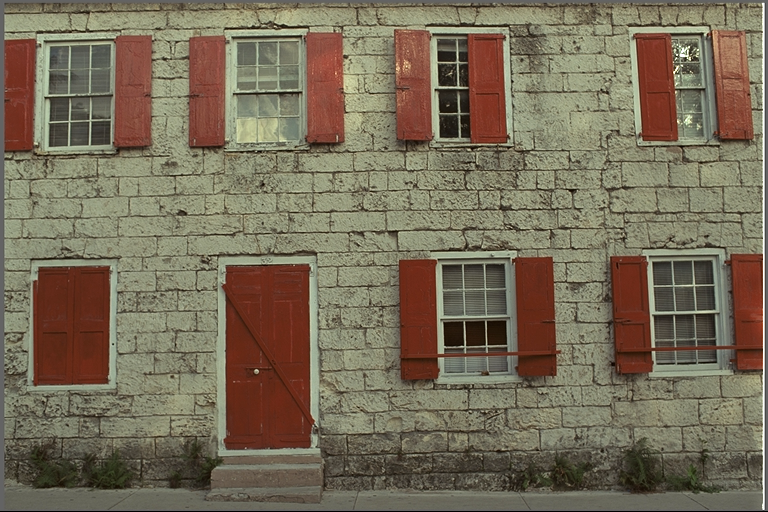
#> input picture images/kodim01.png, 768 x 512 px; its folder holds only this picture in this run
$ jupyter execute --allow-errors A4_JPEG_2021csb1065_Alankrit.ipynb
#> lines starting #> are read from the running program, lines starting #| are printed output that depends on the picture; long printed decimals are rounded
[cell 1]
import cv2
import numpy as np
from math import log10, sqrt
import matplotlib.pyplot as plt
import os

## Funcitons

[cell 2]
def add_padding(img, block_size=8):
    h, w = img.shape[:2]
    if h % block_size != 0:
        h = h + block_size - h % block_size
    if w % block_size != 0:
        w = w + block_size - w % block_size
    img = cv2.copyMakeBorder(img, 0, h - img.shape[0], 0, w - img.shape[1], cv2.BORDER_CONSTANT, value=[0, 0, 0])
    return img

[cell 3]
def block_split(img, block_size=8):
    blocks = []
    blocks_1 = []
    blocks_2 = []
    blocks_3 = []
    for i in range(0, img.shape[0], block_size):
        for j in range(0, img.shape[1], block_size):
            blocks_1.append(img[i:i+block_size, j:j+block_size, 0]-128)
            blocks_2.append(img[i:i+block_size, j:j+block_size, 1]-128)
            blocks_3.append(img[i:i+block_size, j:j+block_size, 2]-128)
    blocks.append(blocks_1)
    blocks.append(blocks_2)
    blocks.append(blocks_3)
    return blocks

[cell 4]
def dct_block(blocks):
    dct_blocks = []
    for i in range(len(blocks)):
        temp = []
        for block in blocks[i]:
            temp.append(np.round(cv2.dct(np.float32(block))))
        dct_blocks.append(temp)
    return dct_blocks

[cell 5]
def quantization_block(blocks,Q):
    quantization_blocks = []
    for i in range(len(blocks)):
        temp = []
        for block in blocks[i]:
            temp.append(np.round(block/Q))
        quantization_blocks.append(temp)
    return quantization_blocks

[cell 6]
def zigzag_block(blocks):
    zigzag_blocks = []
    for i in range(len(blocks)):
        temp = []
        for block in blocks[i]:
            n = len(block)
            output = []
            direction = 1
            pr,pc = -1,-1
            row, col = 0, 0
            while row < n and col < n:
                output.append(block[row][col])
                tr = row
                tc = col
                if col == n-1 and pc != n-1 and pr != 0:
                    row += 1
                    direction = 1
                elif row == n-1 and pr != n-1 and pc != 0:
                    col += 1
                    direction = -1
                elif row == 0 and pr != 0:
                    col += 1
                    direction = 1
                elif col == 0 and pc != 0:
                    row += 1
                    direction = -1
                else:
                    row += direction
                    col -= direction
                if len(output) == n*n:
                    break
                pr = tr
                pc = tc
            temp.append(output)
        zigzag_blocks.append(temp)
    return zigzag_blocks

[cell 7]
def zero_trail_removal(blocks,coeff ,block_size=8,todo=False):
    zero_trail_removal_blocks = []
    for i in range(len(blocks)):
        temp = []
        for block in blocks[i]:
            if todo:
                temp.append(block[:coeff])
            else:
                z = np.trim_zeros(block)
                if len(z) != block_size*block_size:
                    z.append(0)
                temp.append(z)
        zero_trail_removal_blocks.append(temp)
    return zero_trail_removal_blocks

[cell 8]
def zero_trail_add(blocks,block_size=8):
    zero_trail_add_blocks = []
    for i in range(len(blocks)):
        temp = []
        for block in blocks[i]:
            temp.append(np.append(block, np.zeros(block_size*block_size-len(block))))
        zero_trail_add_blocks.append(temp)
    return zero_trail_add_blocks

[cell 9]
def zigzag_rev_block(blocks,block_size=8):
    zigzag_rev_blocks = []
    for i in range(len(blocks)):
        temp = []
        for block in blocks[i]:
            n = block_size
            output = [[0 for _ in range(n)] for _ in range(n)]
            direction = 1
            pr,pc = -1,-1
            row, col = 0, 0
            for k in range(n*n):
                output[row][col] = block[k]
                tr = row
                tc = col
                if col == n-1 and pc != n-1 and pr != 0:
                    row += 1
                    direction = 1
                elif row == n-1 and pr != n-1 and pc != 0:
                    col += 1
                    direction = -1
                elif row == 0 and pr != 0:
                    col += 1
                    direction = 1
                elif col == 0 and pc != 0:
                    row += 1
                    direction = -1
                else:
                    row += direction
                    col -= direction
                pr = tr
                pc = tc
            temp.append(output)
        zigzag_rev_blocks.append(temp)
    return zigzag_rev_blocks

[cell 10]
def quantization_rev_block(blocks,Q):
    quantization_rev_blocks = []
    for i in range(len(blocks)):
        temp = []
        for block in blocks[i]:
            temp.append(np.round(block*Q))
        quantization_rev_blocks.append(temp)
    return quantization_rev_blocks

[cell 11]
def idct_block(blocks):
    idct_blocks = []
    for i in range(len(blocks)):
        temp = []
        for block in blocks[i]:
            temp.append(np.round(cv2.idct(np.float32(block))))
        idct_blocks.append(temp)
    return idct_blocks

[cell 12]
def block_join(blocks,block_size,shape):
    img = np.zeros(shape)
    for i in range(len(blocks)):
        img_temp = np.zeros((shape[0],shape[1]))
        row = 0
        col = 0
        for j in range(len(blocks[i])):
            img_temp[row:row+block_size,col:col+block_size] = blocks[i][j]+128
            col += block_size
            if col >= shape[1]:
                row += block_size
                col = 0
        img[:,:,i] = img_temp

    return img

[cell 13]
def RMSE(img,img1):
    return np.sqrt(((img-img1)**2).mean())

[cell 14]
def PSNR(original, compressed):
    mse = np.mean((original - compressed) ** 2)
    if(mse == 0):
        return 100
    max_pixel = 255.0
    psnr = 20 * log10(max_pixel / sqrt(mse))
    return psnr

## Image Encoding

[cell 15]
def JPEG_encoder(filename, block_size, coeff=-1):
    img = cv2.imread(filename)
    img_yCbCr = cv2.cvtColor(img, cv2.COLOR_BGR2YCrCb)
    img_yCbCr = add_padding(img_yCbCr,block_size=block_size)
    img_yCbCr_blocks = block_split(img_yCbCr,block_size=block_size)
    img_yCbCr_dct_blocks = dct_block(img_yCbCr_blocks)
    Q = [[16, 11, 10, 16, 24, 40, 51, 61],
    [12, 12, 14, 19, 26, 28, 60, 55 ],
    [14, 13, 16, 24, 40, 57, 69, 56 ],
    [14, 17, 22, 29, 51, 87, 80, 62 ],
    [18, 22, 37, 56, 68, 109, 103, 77 ],
    [24, 35, 55, 64, 81, 104, 113, 92 ],
    [49, 64, 78, 87, 103, 121, 120, 101],
    [72, 92, 95, 98, 112, 100, 103, 99]]
    Q = np.array(Q)
    Q = cv2.resize(Q,(block_size,block_size),interpolation=cv2.INTER_NEAREST)
    img_yCbCr_quantization_blocks = quantization_block(img_yCbCr_dct_blocks, Q)
    img_yCbCr_zigzag_blocks = zigzag_block(img_yCbCr_quantization_blocks)
    if coeff==-1:
        todo = False
    else:
        todo = True
    img_yCbCr_zero_trail_removal_blocks = zero_trail_removal(img_yCbCr_zigzag_blocks,coeff=coeff,block_size=block_size,todo=todo)
    if not os.path.exists('jpeg_encoded_text'):
        os.mkdir('jpeg_encoded_text')
    with open('jpeg_encoded_text/jpeg_encoded_'+str(filename)[7:-4]+'.txt', 'w') as f:
        for i in range(len(img_yCbCr_zero_trail_removal_blocks)):
            for block in img_yCbCr_zero_trail_removal_blocks[i]:
                for j in range(len(block)):
                    f.write(str(np.int32(block[j])))
                    f.write(' ')
                f.write('\n')
            f.write('\n\n')

    return img_yCbCr_zero_trail_removal_blocks

## Image Decoding

[cell 16]
def JPEG_Decoder(filename,block_size,img_yCbCr_zero_trail_removal_blocks):
    img = cv2.imread(filename)
    img_yCbCr = cv2.cvtColor(img, cv2.COLOR_BGR2YCrCb)
    cv2.imwrite('one_yCbCr.jpg', img_yCbCr)
    img_yCbCr = add_padding(img_yCbCr,block_size=block_size)
    Q = [[16, 11, 10, 16, 24, 40, 51, 61],
    [12, 12, 14, 19, 26, 28, 60, 55 ],
    [14, 13, 16, 24, 40, 57, 69, 56 ],
    [14, 17, 22, 29, 51, 87, 80, 62 ],
    [18, 22, 37, 56, 68, 109, 103, 77 ],
    [24, 35, 55, 64, 81, 104, 113, 92 ],
    [49, 64, 78, 87, 103, 121, 120, 101],
    [72, 92, 95, 98, 112, 100, 103, 99]]
    Q = np.array(Q)
    Q = cv2.resize(Q,(block_size,block_size),interpolation=cv2.INTER_NEAREST)
    img_yCbCr_zero_trail_add_blocks = zero_trail_add(img_yCbCr_zero_trail_removal_blocks,block_size=block_size)
    img_yCbCr_zigzag_rev_blocks = zigzag_rev_block(img_yCbCr_zero_trail_add_blocks,block_size=block_size)
    img_yCbCr_zigzag_rev_blocks = np.round(np.array(img_yCbCr_zigzag_rev_blocks))
    img_yCbCr_quantization_rev_blocks = quantization_rev_block(img_yCbCr_zigzag_rev_blocks,Q)
    img_yCbCr_idct_blocks = idct_block(img_yCbCr_quantization_rev_blocks)
    img_yCbCr_reconstructed = block_join(img_yCbCr_idct_blocks,block_size,img_yCbCr.shape)
    img_yCbCr_reconstructed = np.uint8(img_yCbCr_reconstructed)
    img_reconstructed = cv2.cvtColor(img_yCbCr_reconstructed, cv2.COLOR_YCrCb2BGR)
    if not os.path.exists('jpeg_decoded_images'):
        os.mkdir('jpeg_decoded_images')
    cv2.imwrite('jpeg_decoded_images/jpeg_decoded_'+str(filename), img)
    count = 0
    for i in range(len(img_yCbCr_zero_trail_removal_blocks)):
        for block in img_yCbCr_zero_trail_removal_blocks[i]:
            count += len(block)
    Compression_ratio = (img.shape[0]*img.shape[1]*img.shape[2])/count
    img_RMSE = RMSE(img,img_reconstructed)
    img_PSNR = PSNR(img,img_reconstructed)
    return img_reconstructed, Compression_ratio, img_RMSE, img_PSNR

## Analysis

[cell 17]
points_CR = {}
points_x = [1,2,3,4,5,6,7,8,9,10,11,12]
blocks_x = [16]
coeff_x = [1]
points_PSNR = {}
points_RMSE = {}
points_coeff_CR = []
points_coeff_PSNR = []
points_coeff_RMSE = []
for i in blocks_x:
    points_CR[i] = []
    points_PSNR[i] = []
    points_RMSE[i] = []
for file in os.listdir(os.path.join(os.getcwd(), 'images')):
    if file.endswith('.png'):
        for block_size in blocks_x:
            img_yCbCr_zero_trail_removal_blocks = JPEG_encoder('images/'+file,block_size)
#> in JPEG_encoder, img is the input picture: shape (512, 768, 3); mean B, G, R 88.4, 108.7, 119.8
#> after the loop in block_split, `for i in range(0, img.shape[0], block_size):`: blocks_1 = 1536 items
#> in JPEG_encoder, `img_yCbCr_blocks = block_split(img_yCbCr,block_size=block_size)`: img_yCbCr_blocks = 3 items
#> the loop in dct_block, `for i in range(len(blocks)):` made 3 passes
#> the loop in quantization_block, `for i in range(len(blocks)):` made 3 passes
#> the loop in zigzag_block, `for i in range(len(blocks)):` made 3 passes
#> the loop in zero_trail_removal, `for i in range(len(blocks)):` made 3 passes
#> the loop in JPEG_encoder, `for i in range(len(img_yCbCr_zero_trail_removal_blocks)):` made 3 passes
#> img_yCbCr_zero_trail_removal_blocks = 3 items
            img_reconstructed, Compression_ratio, img_RMSE, img_PSNR = JPEG_Decoder('images/'+file,block_size,img_yCbCr_zero_trail_removal_blocks)
#> the loop in zero_trail_add, `for i in range(len(blocks)):` made 3 passes
#> the loop in zigzag_rev_block, `for i in range(len(blocks)):` made 3 passes
#> the loop in quantization_rev_block, `for i in range(len(blocks)):` made 3 passes
#> the loop in idct_block, `for i in range(len(blocks)):` made 3 passes
#> the loop in block_join, `for i in range(len(blocks)):` made 3 passes
#> after the loop in block_join, `for i in range(len(blocks)):`:
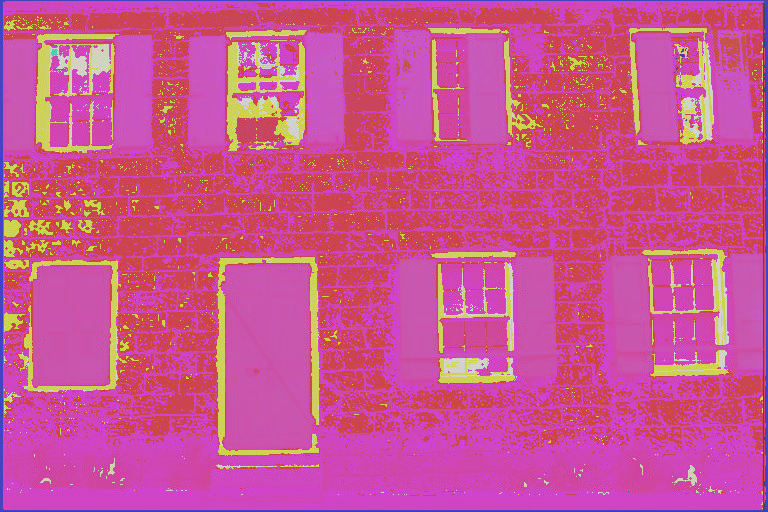
#> img: shape (512, 768, 3) float64; mean of channels 0, 1, 2 266.5, 155, 368.3; drawn with min black and max white
#> after the loop in block_join, `for i in range(len(blocks)):`:
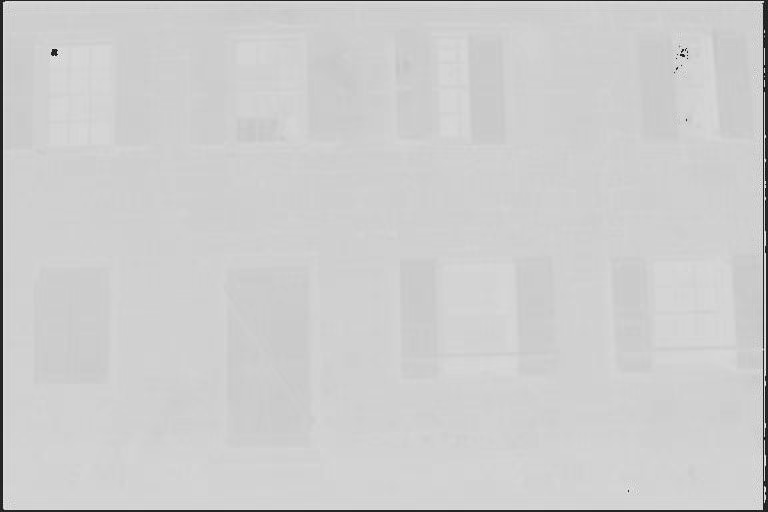
#> img_temp: shape (512, 768) float64; min 74, max 439, mean 368.3; drawn with min black and max white
#> in JPEG_Decoder, `img_yCbCr_reconstructed = np.uint8(img_yCbCr_reconstructed)`:
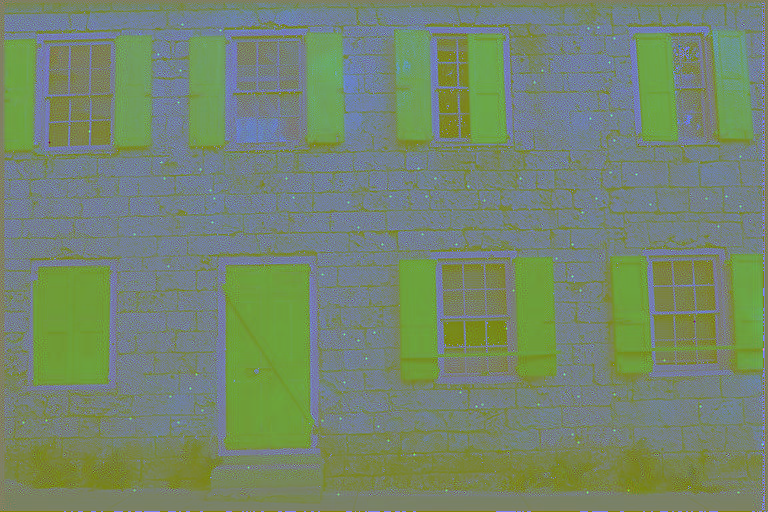
#> img_yCbCr_reconstructed: shape (512, 768, 3); mean of channels 0, 1, 2 109.8, 135.2, 116.1; drawn as B, G, R
#> the loop in JPEG_Decoder, `for i in range(len(img_yCbCr_zero_trail_removal_blocks)):` made 3 passes
#> after the loop in JPEG_Decoder, `for i in range(len(img_yCbCr_zero_trail_removal_blocks)):`: count = 535921
#> in JPEG_Decoder, `Compression_ratio = (img.shape[0]*img.shape[1]*img.shape[2])/count`: Compression_ratio = 2.2
#> in JPEG_Decoder, `img_RMSE = RMSE(img,img_reconstructed)`: img_RMSE = 8.54
#> in PSNR, `mse = np.mean((original - compressed) ** 2)`: mse = 72.96
#> in PSNR, `psnr = 20 * log10(max_pixel / sqrt(mse))`: psnr = 29.5
#> Compression_ratio = 2.2; img_RMSE = 8.54; img_PSNR = 29.5
            points_CR[block_size].append(Compression_ratio)
            points_PSNR[block_size].append(img_PSNR)
            points_RMSE[block_size].append(img_RMSE)

for file in os.listdir(os.path.join(os.getcwd(), 'images')):
    if file.endswith('.png'):
        for  coeff in coeff_x:
            img_yCbCr_zero_trail_removal_blocks = JPEG_encoder('images/'+file,8,coeff=coeff)
#> the loop in dct_block (call 2), `for i in range(len(blocks)):` made 3 passes
#> the loop in quantization_block (call 2), `for i in range(len(blocks)):` made 3 passes
#> the loop in zigzag_block (call 2), `for i in range(len(blocks)):` made 3 passes
#> the loop in zero_trail_removal (call 2), `for i in range(len(blocks)):` made 3 passes
#> the loop in JPEG_encoder (call 2), `for i in range(len(img_yCbCr_zero_trail_removal_blocks)):` made 3 passes
            img_reconstructed, Compression_ratio, img_RMSE, img_PSNR = JPEG_Decoder('images/'+file,8,img_yCbCr_zero_trail_removal_blocks)
#> call 2 of JPEG_Decoder, with filename = 'images/kodim01.png', block_size = 8
#> the loop in zero_trail_add (call 2), `for i in range(len(blocks)):` made 3 passes
#> the loop in zigzag_rev_block (call 2), `for i in range(len(blocks)):` made 3 passes
#> the loop in quantization_rev_block (call 2), `for i in range(len(blocks)):` made 3 passes
#> the loop in idct_block (call 2), `for i in range(len(blocks)):` made 3 passes
#> call 2 of block_join, with block_size = 8, shape = (512, 768, 3)
#> the loop in block_join (call 2), `for i in range(len(blocks)):` made 3 passes
#> after the loop in block_join (call 2), `for i in range(len(blocks)):`:
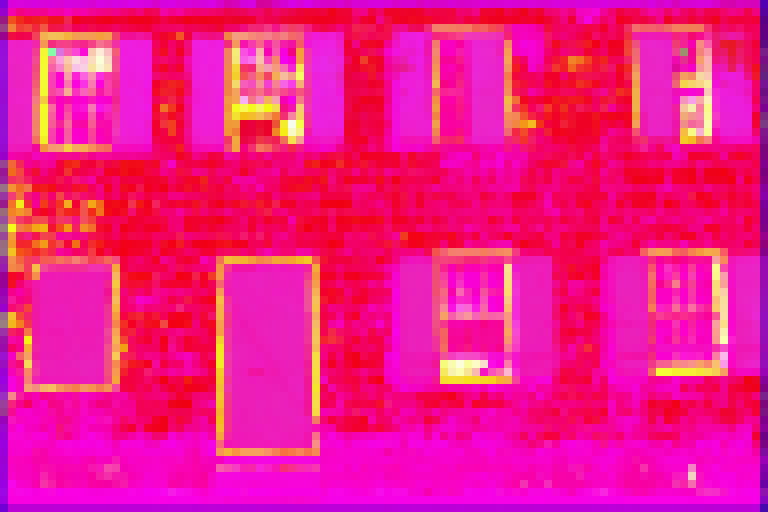
#> img: shape (512, 768, 3) float64; mean of channels 0, 1, 2 266.5, 155, 368.3; drawn with min black and max white
#> after the loop in block_join (call 2), `for i in range(len(blocks)):`:
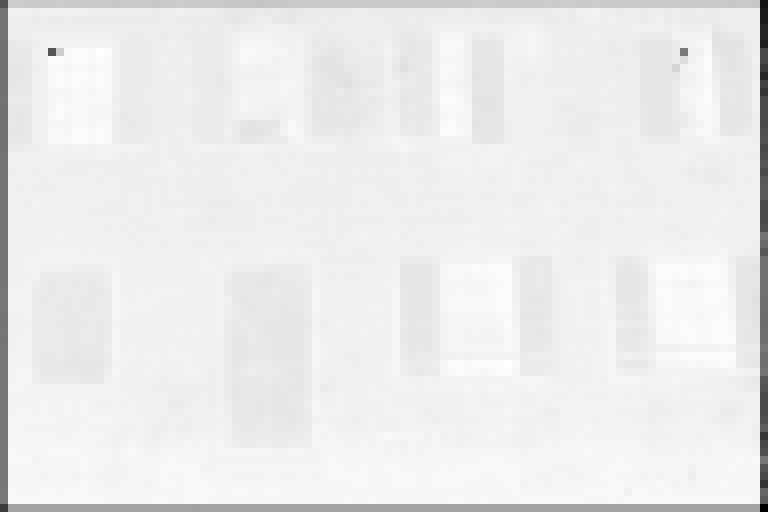
#> img_temp: shape (512, 768) float64; min 198, max 382, mean 368.3; drawn with min black and max white
#> in JPEG_Decoder (call 2), `img_yCbCr_reconstructed = np.uint8(img_yCbCr_reconstructed)`:
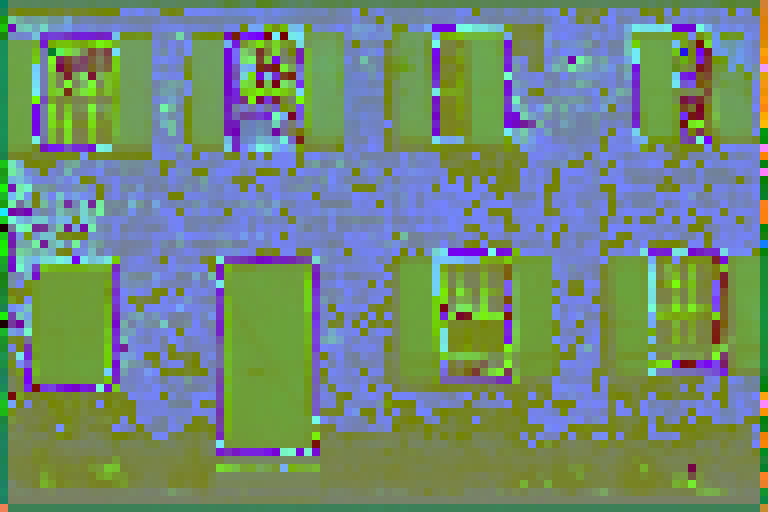
#> img_yCbCr_reconstructed: shape (512, 768, 3); mean of channels 0, 1, 2 120.7, 137.7, 113.6; drawn as B, G, R
#> in JPEG_Decoder (call 2), `img_reconstructed = cv2.cvtColor(img_yCbCr_reconstructed, cv2.COLOR_YC..`:
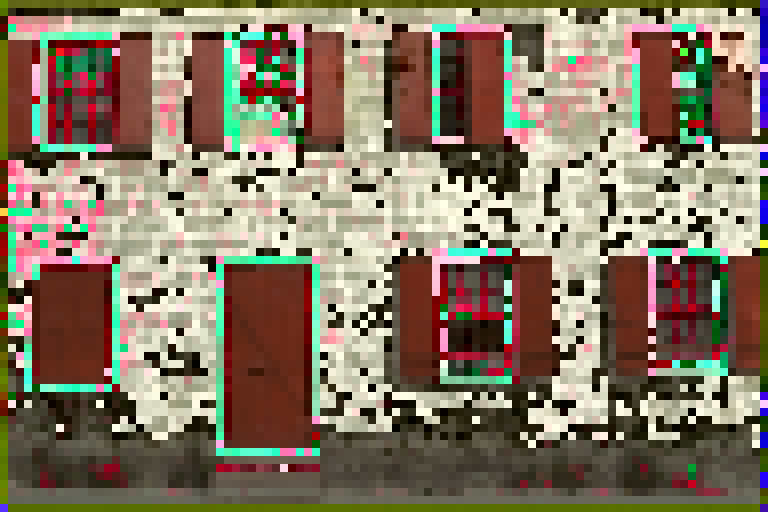
#> img_reconstructed: shape (512, 768, 3); mean B, G, R 98.5, 118.5, 132.8
#> the loop in JPEG_Decoder (call 2), `for i in range(len(img_yCbCr_zero_trail_removal_blocks)):` made 3 passes
#> after the loop in JPEG_Decoder (call 2), `for i in range(len(img_yCbCr_zero_trail_removal_blocks)):`: count = 18432
#> in JPEG_Decoder (call 2), `Compression_ratio = (img.shape[0]*img.shape[1]*img.shape[2])/count`: Compression_ratio = 64
#> in JPEG_Decoder (call 2), `img_RMSE = RMSE(img,img_reconstructed)`: img_RMSE = 9.43
#> in JPEG_Decoder (call 2), `img_PSNR = PSNR(img,img_reconstructed)`: img_PSNR = 28.64
#> Compression_ratio = 64; img_RMSE = 9.43; img_PSNR = 28.64
            points_coeff_CR.append(Compression_ratio)
            points_coeff_PSNR.append(img_PSNR)
            points_coeff_RMSE.append(img_RMSE)

[cell 18]
print(points_coeff_RMSE)
#| [9.434]

[cell 19]
plt.figure(figsize=(10,10))
plt.subplot(3,1,1)
#> (the rest of this cell did not finish here and is left out)

[cell 20]
plt.figure(figsize=(10,10))
plt.subplot(3,1,1)
temp = list(points_CR.keys())
plt.plot(temp, [points_CR[i][0] for i in temp])
plt.xlabel('Block Size')
plt.ylabel('Compression Ratio')
plt.subplot(3,1,2)
plt.plot(temp, [points_PSNR[i][0] for i in temp])
plt.xlabel('Block Size')
plt.ylabel('PSNR')
plt.subplot(3,1,3)
plt.plot(temp, [points_RMSE[i][0] for i in temp])
plt.xlabel('Block Size')
plt.ylabel('RMSE')
plt.suptitle('Image 1')
plt.tight_layout()
plt.show()
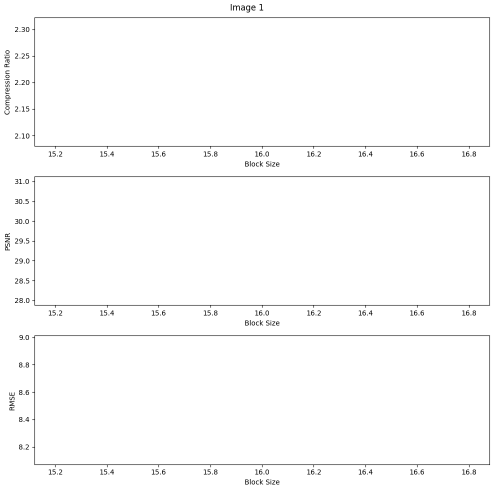
#> figure drawn by matplotlib, 3 panels

[cell 21]
plt.figure(figsize=(10,10))
plt.subplot(3,1,1)
temp = list(points_CR.keys())
#> (the rest of this cell did not finish here and is left out)

[cell 22]
plt.figure(figsize=(10,10))
plt.subplot(3,1,1)
temp = list(points_CR.keys())
#> (the rest of this cell did not finish here and is left out)

[cell 23]
plt.figure(figsize=(10,10))
plt.subplot(3,1,1)
temp = coeff_x
plt.plot(temp, points_coeff_CR[0:7])
plt.xlabel('Coeff')
plt.ylabel('Compression Ratio')
plt.subplot(3,1,2)
plt.plot(temp, points_coeff_PSNR[0:7])
plt.xlabel('Coeff')
plt.ylabel('PSNR')
plt.subplot(3,1,3)
plt.plot(temp, points_coeff_RMSE[0:7])
plt.xlabel('Coeff')
plt.ylabel('RMSE')
plt.suptitle('Image 1')
plt.tight_layout()
plt.show()
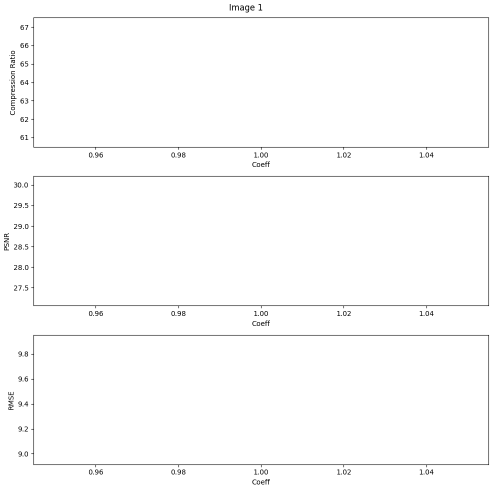
#> figure drawn by matplotlib, 3 panels
